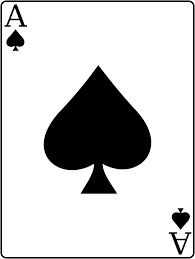
#> input picture assignment 9 - IP/IP8/IP8/spade.png, 195 x 259 px, found by its file name
$ jupyter execute 'assignment 9.ipynb'
#> lines starting #> are read from the running program, lines starting #| are printed output that depends on the picture; after the words box and inside, x2 and y2 are one past the last pixel; in counts of white or black regions, pixels touching at a corner belong together
# Assignment 9: Descriptors

[cell 1]
import numpy as np
import pandas as pd
import matplotlib.pyplot as plt
from PIL import Image
from skimage.filters import threshold_otsu
from skimage.color import rgb2gray
from skimage.measure import label, regionprops
from scipy import ndimage

### Descriptors
##### For the images spade ♠ (card_spade), club ♣ (card_club), heart ♥ (card_heart), and diamond ♦ (card_diamond), generate a table of features, to include the centroid, rectangular extent (width and height), area, perimeter, and circularity. You can use the *measure.label* and *measure.regionprops* functions from the skimage library.
##### Count automatically the number of each class in the image cards.
- ##### Design a system that can automatically classify different shapes (spade ♠, club ♣, heart ♥ and diamond ♦) in image (cards.bmp).

[cell 2]
#Load images
card_spade = Image.open("C:\\Users\\sofyc\\OneDrive\\Desktop\\UPEC\\Pattern recognition\\assignment 9 - IP\\IP8\\IP8\\spade.png")
#> card_spade is the input picture: PIL image 195x259 P; min 0, max 255, mean 205.4
card_club = Image.open("C:\\Users\\sofyc\\OneDrive\\Desktop\\UPEC\\Pattern recognition\\assignment 9 - IP\\IP8\\IP8\\club.png")
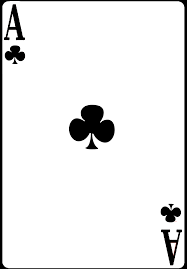
#> input picture assignment 9 - IP/IP8/IP8/club.png, 187 x 269 px, found by its file name
#> card_club is the input picture: PIL image 187x269 P; mean R, G, B 235.4, 235.4, 235.4
card_heart = Image.open("C:\\Users\\sofyc\\OneDrive\\Desktop\\UPEC\\Pattern recognition\\assignment 9 - IP\\IP8\\IP8\\heart.jpg")
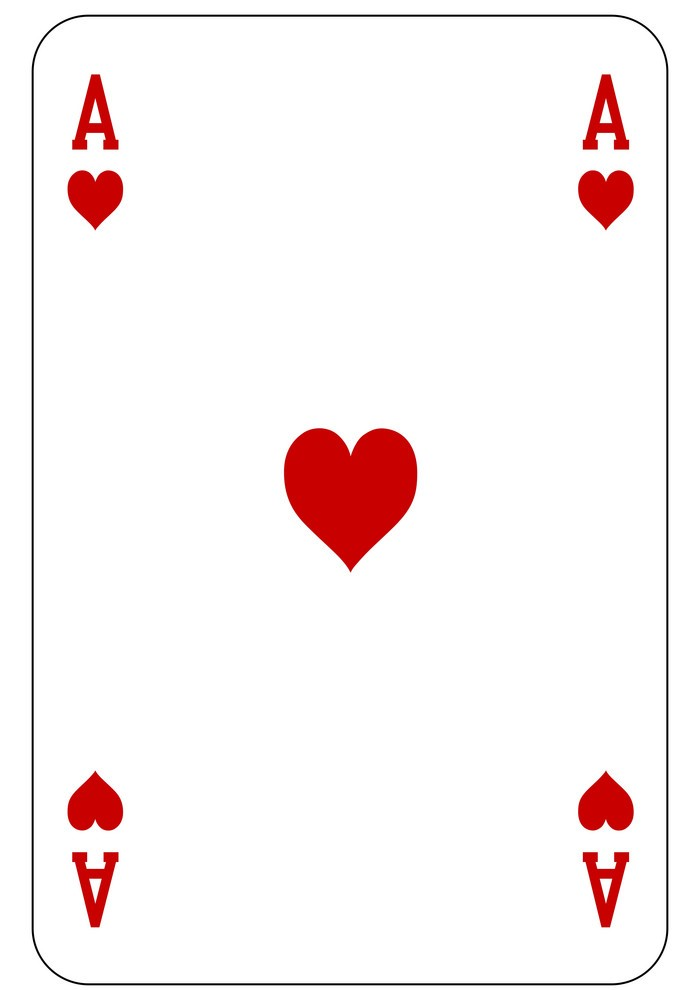
#> input picture assignment 9 - IP/IP8/IP8/heart.jpg, 700 x 990 px, found by its file name
#> card_heart is the input picture: PIL image 700x990 RGB; mean R, G, B 250.2, 242.1, 242.1
card_diamond = Image.open("C:\\Users\\sofyc\\OneDrive\\Desktop\\UPEC\\Pattern recognition\\assignment 9 - IP\\IP8\\IP8\\diamond.jpg")
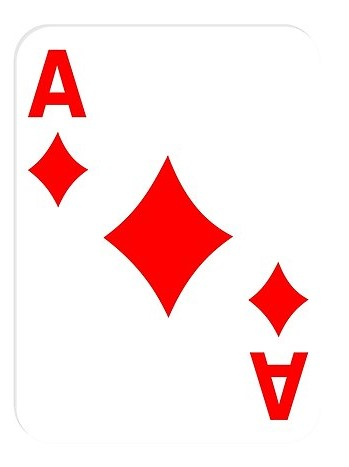
#> input picture assignment 9 - IP/IP8/IP8/diamond.jpg, 349 x 467 px, found by its file name
#> card_diamond is the input picture: PIL image 349x467 RGB; mean R, G, B 253, 229.6, 229.6
image_cards = Image.open("C:\\Users\\sofyc\\OneDrive\\Desktop\\UPEC\\Pattern recognition\\assignment 9 - IP\\IP8\\IP8\\cards.bmp")
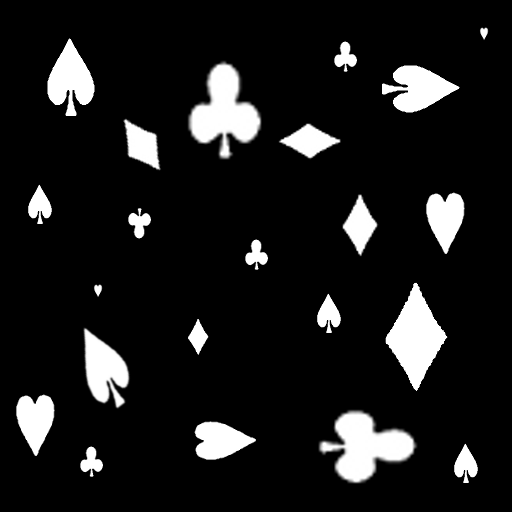
#> input picture assignment 9 - IP/IP8/IP8/cards.bmp, 512 x 512 px, found by its file name
#> image_cards is the input picture: PIL image 512x512 L; min 0, max 255, mean 26.9

#To array
card_spade_array = np.array(card_spade)
card_club_array = np.array(card_club)
card_heart_array = np.array(card_heart)
card_diamond_array = np.array(card_diamond)
image_array_cards = np.array(image_cards)

#Plot
fig, ax = plt.subplots(1, 5, figsize=(20, 5))

ax[0].imshow(card_spade)
ax[0].set_title("Card Spade image.")
ax[0].axis('off')

ax[1].imshow(card_club)
ax[1].set_title("Card Club image.")
ax[1].axis('off')

ax[2].imshow(card_heart)
ax[2].set_title("Card Heart image.")
ax[2].axis('off')

ax[3].imshow(card_diamond)
ax[3].set_title("Card Diamond image.")
ax[3].axis('off')

ax[4].imshow(image_cards, cmap='gray')
ax[4].set_title("Cards image.")
ax[4].axis('off')

plt.tight_layout()
plt.show()

[cell 3]
#Function for Otsu thresholding
def otsu_method(img):
    otsu_threshold = threshold_otsu(img)
    # Binarization based on Otsu’s method
    binary_image = (img > otsu_threshold).astype(np.uint8)
    return binary_image, otsu_threshold

#Function for Bradley-Roth Adaptive Thresholding
def faster_bradley_threshold(image, threshold=75, window_r=5):
    percentage = threshold / 100.0
    window_diam = 2 * window_r + 1
    img = np.array(image.convert('L')).astype(np.float32)  #Converting into grayscale
    means = ndimage.uniform_filter(img, window_diam)  #Calculate local mean
    result = np.zeros(img.shape, dtype=np.uint8)  #Empty binarized image
    result[img >= percentage * means] = 255  #Adaptative thresholding
    return result

#Converting to grayscale Heart and Diamond images
card_heart_gray = rgb2gray(card_heart_array)
card_diamond_gray = rgb2gray(card_diamond_array)

#Binarization of the images
binary_card_spade = faster_bradley_threshold(card_spade, threshold=30, window_r=55)
#> binary_card_spade: shape (259, 195); 81.8% white; 10 black regions (4 under 20 px), largest, box (x1, y1, x2, y2) and area: (44, 66, 151, 193) 7671, (1, 1, 194, 258) 896, (7, 30, 24, 51) 204, (172, 208, 190, 229) 201, (5, 5, 25, 26) 99, (171, 233, 191, 254) 97
binary_card_club = faster_bradley_threshold(card_club, threshold=10, window_r=15)
#> binary_card_club: shape (269, 187); 93.5% white; 10 black regions (4 under 20 px), largest, box (x1, y1, x2, y2) and area: (0, 0, 187, 269) 1303, (69, 105, 114, 149) 1144, (161, 230, 178, 265) 198, (8, 5, 25, 40) 194, (161, 207, 181, 222) 188, (5, 46, 25, 61) 187
binary_card_heart, otsu_threshold_heart = otsu_method(card_heart_gray)
#> in otsu_method, `otsu_threshold = threshold_otsu(img)`: otsu_threshold = 0.588
#> in otsu_method, `binary_image = (img > otsu_threshold).astype(np.uint8)`: binary_image: shape (990, 700); values 0 (black) and 1 (white), 94.9% white; 10 black regions, largest, box (x1, y1, x2, y2) and area: (284, 428, 417, 572) 13121, (32, 15, 668, 985) 6246, (578, 170, 634, 230) 2288
#> otsu_threshold_heart = 0.588
binary_card_diamond, otsu_threshold_diamond = otsu_method(card_diamond_gray)
#> in otsu_method (call 2), `binary_image = (img > otsu_threshold).astype(np.uint8)`: binary_image: shape (467, 349); values 0 (black) and 1 (white), 90.2% white; 5 black regions, box (x1, y1, x2, y2) and area: (104, 156, 233, 318) 8358, (250, 352, 308, 420) 2027, (28, 50, 86, 117) 2021, (249, 262, 308, 337) 1817, (28, 132, 88, 207) 1806
#> otsu_threshold_diamond = 0.607
binary_image_cards, otsu_threshold_cards = otsu_method(image_array_cards)
#> in otsu_method (call 3), `binary_image = (img > otsu_threshold).astype(np.uint8)`: binary_image: shape (512, 512); values 0 (black) and 1 (white), 10.6% white; 22 white regions, largest, box (x1, y1, x2, y2) and area: (189, 63, 261, 158) 3549, (320, 411, 415, 483) 3549, (386, 283, 447, 391) 3267
#> otsu_threshold_cards = 123

#Inversion
binary_card_spade = 1-binary_card_spade
binary_card_club = 1-binary_card_club
binary_card_diamond = 1-binary_card_diamond
binary_card_heart = 1-binary_card_heart
#> binary_card_heart: shape (990, 700); values 0 (black) and 1 (white), 5.1% white; 10 white regions

#Plot for check
fig, ax = plt.subplots(1, 5, figsize=(20, 5))

ax[0].imshow(binary_card_spade, cmap='gray')
ax[0].set_title("Binary Card Spade image.")
ax[0].axis('off')

ax[1].imshow(binary_card_club, cmap='gray')
ax[1].set_title("Binary Card Club image.")
ax[1].axis('off')

ax[2].imshow(binary_card_heart, cmap='gray')
ax[2].set_title("Binary Card Heart image.")
ax[2].axis('off')

ax[3].imshow(binary_card_diamond, cmap='gray')
ax[3].set_title("Binary Card Diamond image.")
ax[3].axis('off')

ax[4].imshow(binary_image_cards, cmap='gray')
ax[4].set_title("Binary Cards image.")
ax[4].axis('off')

plt.tight_layout()
plt.show()

[cell 4]
#Function to extract the characteristics of each object in an image
def analyze_regions(binary_img, title=""):
    #Labeling the regions in the binary image
#> called with title = 'card_spade'
    labeled_img = label(binary_img, connectivity=binary_img.ndim)
#> labeled_img: shape (259, 195) int64; 12 distinct labels, from 1 to 12
    props = regionprops(labeled_img)
#> props = 12 regions; largest, box (x1, y1, x2, y2) and area: (2, 2, 193, 257) 40414, (44, 66, 151, 193) 7671, (0, 0, 195, 259) 916, (1, 1, 194, 258) 896, (7, 30, 24, 51) 204

    #Creating a dataframe to store the properties of each region
    data_extrcted = []
    for region in props:
        minr, minc, maxr, maxc = region.bbox
        width = maxc - minc
        height = maxr - minr
        circularity = (4 * np.pi * region.area) / (region.perimeter ** 2) if region.perimeter > 0 else 0
        data_extrcted.append([
            region.label, region.centroid, width, height, region.area, region.perimeter, circularity, region.eccentricity, region.solidity
        ])
#> this loop made 12 passes
#> (minr, minc, maxr, maxc, width, height, circularity) on passes 1 to 12: (0, 0, 259, 195, 195, 259, 0.0137), (1, 1, 258, 194, 193, 257, 0.014), (2, 2, 257, 193, 191, 255, 0.172), (5, 5, 26, 25, 20, 21, 0.177), (25, 19, 27, 20, 1, 2, 0), (25, 26, 27, 27, 1, 2, 0), (30, 7, 51, 24, 17, 21, 0.623), (66, 44, 193, 151, 107, 127, 0.508), (208, 172, 229, 190, 18, 21, 0.68), (232, 169, 234, 170, 1, 2, 0), (233, 171, 254, 191, 20, 21, 0.178), (233, 176, 234, 177, 1, 1, 0)
#> after the loop, data_extrcted = 12 items

    df = pd.DataFrame(data_extrcted, columns=["Label", "Centroid", "Width", "Height", "Area", "Perimeter", "Circularity", "Eccentricity", "Solidity"])
#> df = table of 12 rows and 9 columns

    return df, labeled_img, props

#Analyzing the regions for each individual card
df_spade, img_spade, _ = analyze_regions(binary_card_spade, "card_spade")
#> df_spade = table of 12 rows and 9 columns
df_club, img_club, _ = analyze_regions(binary_card_club, "card_club")
#> call 2 of analyze_regions, with title = 'card_club'
#> in analyze_regions (call 2), `labeled_img = label(binary_img, connectivity=binary_img.ndim)`:
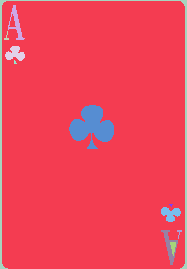
#> labeled_img: shape (269, 187) int64; 12 distinct labels, from 1 to 12; one colour per label, 0 black
#> in analyze_regions (call 2), `props = regionprops(labeled_img)`: props = 12 regions; largest, box (x1, y1, x2, y2) and area: (2, 1, 185, 269) 46989, (0, 0, 187, 269) 1303, (69, 105, 114, 149) 1144, (161, 230, 178, 265) 198, (8, 5, 25, 40) 194
#> the loop in analyze_regions (call 2), `for region in props:` made 12 passes
#> (minr, minc, maxr, maxc, width, height, circularity) on passes 1 to 12: (0, 0, 269, 187, 187, 269, 0.0102), (1, 2, 269, 185, 183, 268, 0.241), (5, 8, 40, 25, 17, 35, 0.186), (31, 4, 40, 9, 5, 9, 1.15), (46, 5, 61, 25, 20, 15, 0.469), (60, 14, 64, 17, 3, 4, 1.83), (105, 69, 149, 114, 45, 44, 0.342), (204, 169, 207, 173, 4, 3, 2.01), (207, 161, 222, 181, 20, 15, 0.483), (230, 161, 265, 178, 17, 35, 0.188), (230, 177, 239, 182, 5, 9, 1.15), (242, 170, 256, 176, 6, 14, 0.739)
#> df_club = table of 12 rows and 9 columns
df_heart, img_heart, _ = analyze_regions(binary_card_heart, "card_heart")
#> call 3 of analyze_regions, with title = 'card_heart'
#> in analyze_regions (call 3), `labeled_img = label(binary_img, connectivity=binary_img.ndim)`:
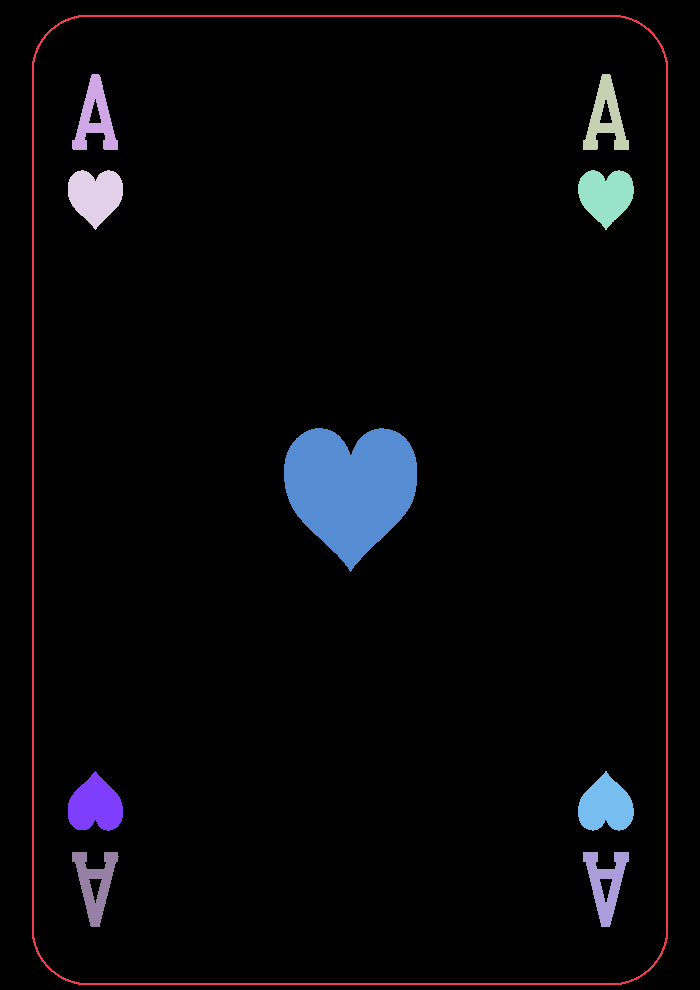
#> labeled_img: shape (990, 700) int64; 11 distinct labels, from 0 to 10; one colour per label, 0 black
#> in analyze_regions (call 3), `props = regionprops(labeled_img)`: props = 10 regions; largest, box (x1, y1, x2, y2) and area: (284, 428, 417, 572) 13121, (32, 15, 668, 985) 6246, (578, 170, 634, 230) 2288, (578, 771, 634, 831) 2287, (68, 170, 123, 230) 2276
#> the loop in analyze_regions (call 3), `for region in props:` made 10 passes
#> (minr, minc, maxr, maxc, width, height, circularity) on passes 1 to 10: (15, 32, 985, 668, 636, 970, 0.00212), (74, 72, 150, 118, 46, 76, 0.197), (74, 583, 150, 629, 46, 76, 0.197), (170, 68, 230, 123, 55, 60, 0.741), (170, 578, 230, 634, 56, 60, 0.729), (428, 284, 572, 417, 133, 144, 0.714), (771, 68, 831, 123, 55, 60, 0.747), (771, 578, 831, 634, 56, 60, 0.737), (852, 72, 927, 119, 47, 75, 0.194), (852, 583, 927, 629, 46, 75, 0.196)
#> after the loop in analyze_regions (call 3), `for region in props:`: data_extrcted = 10 items
#> in analyze_regions (call 3), `df = pd.DataFrame(data_extrcted, columns=["Label", "Centroid", "Width"..`: df = table of 10 rows and 9 columns
#> df_heart = table of 10 rows and 9 columns
df_diamond, img_diamond, _ = analyze_regions(binary_card_diamond, "card_diamond")
#> call 4 of analyze_regions, with title = 'card_diamond'
#> in analyze_regions (call 4), `labeled_img = label(binary_img, connectivity=binary_img.ndim)`:
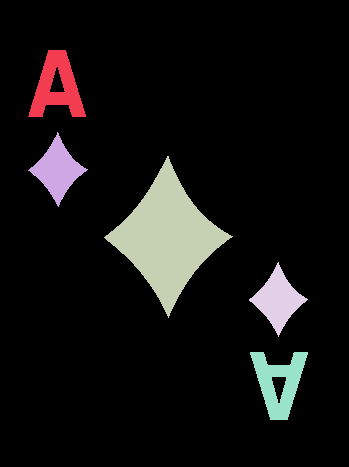
#> labeled_img: shape (467, 349) int64; 6 distinct labels, from 0 to 5; one colour per label, 0 black
#> in analyze_regions (call 4), `props = regionprops(labeled_img)`: props = 5 regions; box (x1, y1, x2, y2) and area: (104, 156, 233, 318) 8358, (250, 352, 308, 420) 2027, (28, 50, 86, 117) 2021, (249, 262, 308, 337) 1817, (28, 132, 88, 207) 1806
#> the loop in analyze_regions (call 4), `for region in props:` made 5 passes
#> (minr, minc, maxr, maxc, width, height, circularity) on passes 1 to 5: (50, 28, 117, 86, 58, 67, 0.256), (132, 28, 207, 88, 60, 75, 0.57), (156, 104, 318, 233, 129, 162, 0.554), (262, 249, 337, 308, 59, 75, 0.59), (352, 250, 420, 308, 58, 68, 0.25)
#> after the loop in analyze_regions (call 4), `for region in props:`: data_extrcted = 5 items
#> in analyze_regions (call 4), `df = pd.DataFrame(data_extrcted, columns=["Label", "Centroid", "Width"..`: df = table of 5 rows and 9 columns
#> df_diamond = table of 5 rows and 9 columns
df_cards, img_cards, props_cards = analyze_regions(binary_image_cards, "image_cards")
#> in analyze_regions (call 5), `labeled_img = label(binary_img, connectivity=binary_img.ndim)`:
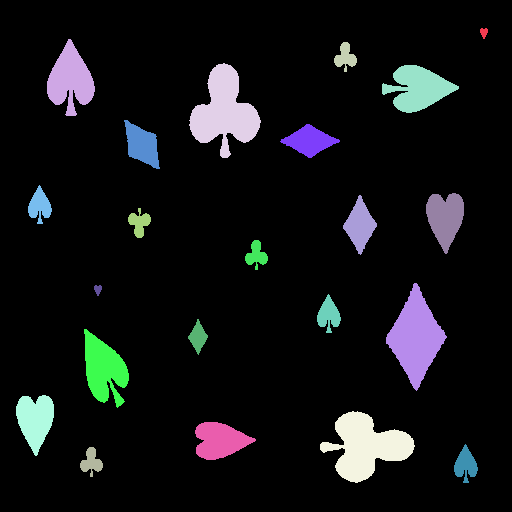
#> labeled_img: shape (512, 512) int64; 23 distinct labels, from 0 to 22; one colour per label, 0 black
#> in analyze_regions (call 5), `props = regionprops(labeled_img)`: props = 22 regions; largest, box (x1, y1, x2, y2) and area: (189, 63, 261, 158) 3549, (320, 411, 415, 483) 3549, (386, 283, 447, 391) 3267, (47, 39, 95, 116) 2122, (382, 65, 459, 113) 2122
#> the loop in analyze_regions (call 5), `for region in props:` made 22 passes
#> (minr, minc, maxr, maxc, width, height, circularity) on passes 1 to 12: (28, 480, 39, 488, 8, 11, 0.853), (39, 47, 116, 95, 48, 77, 0.366), (42, 334, 72, 357, 23, 30, 0.456), (63, 189, 158, 261, 72, 95, 0.39), (65, 382, 113, 459, 77, 48, 0.366), (120, 124, 169, 160, 36, 49, 0.601), (124, 280, 158, 340, 60, 34, 0.598), (185, 28, 224, 52, 24, 39, 0.38), (193, 426, 254, 464, 38, 61, 0.625), (195, 343, 255, 377, 34, 60, 0.598), (208, 128, 238, 151, 23, 30, 0.456), (240, 245, 270, 268, 23, 30, 0.456)
#> after the loop in analyze_regions (call 5), `for region in props:`: data_extrcted = 22 items
#> in analyze_regions (call 5), `df = pd.DataFrame(data_extrcted, columns=["Label", "Centroid", "Width"..`: df = table of 22 rows and 9 columns
#> df_cards = table of 22 rows and 9 columns; props_cards has the same summary as props in analyze_regions

#Plot
fig, ax = plt.subplots(1, 5, figsize=(22, 15))
images = [img_spade, img_club, img_heart, img_diamond, img_cards]
titles = ["card_spade", "card_club", "card_heart", "card_diamond", "image_cards"]

#Function to plot all images in a single row
def plot_labeled_image(ax, img, title, df):
    ax.imshow(img, cmap='nipy_spectral')
    ax.set_title(title)
    ax.axis('off')

    #Plot centroids with labels
    for _, row in df.iterrows():
        centroid = row["Centroid"]
        ax.scatter(centroid[1], centroid[0], color='none', s=50, marker='x')
        ax.text(centroid[1], centroid[0], str(row["Label"]),
                color='white', fontsize=14, ha='center', va='center',
                bbox=dict(facecolor='none', edgecolor='none'))

#Application of the function to each subplot
for i in range(5):
    plot_labeled_image(ax[i], images[i], titles[i], eval(f'df_{titles[i].split("_")[1]}'))

plt.tight_layout()
plt.show()
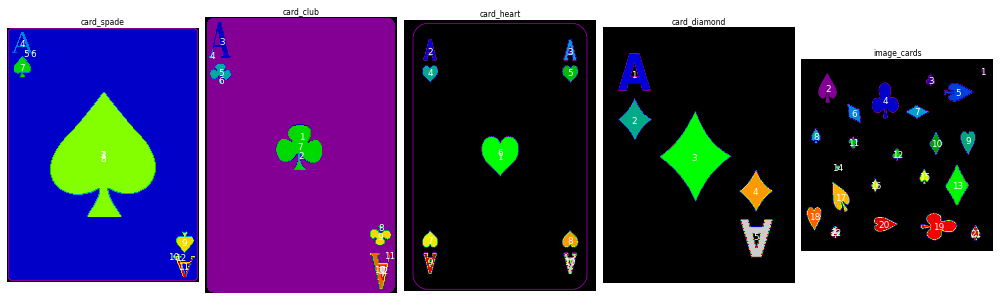
#> figure drawn by matplotlib, 5 panels

[cell 5]
df_spade  #interested labels: 1,2,3,7,8,9
#> Out = table of 12 rows and 9 columns

[cell 6]
df_club #interested labels: 5,7,9
#> Out = table of 12 rows and 9 columns

[cell 7]
df_heart #interested labels: 4,5,6,7,8
#> Out = table of 10 rows and 9 columns

[cell 8]
df_diamond #interested labels: 2,3,4
#> Out = table of 5 rows and 9 columns

[cell 9]
df_cards
#> Out = table of 22 rows and 9 columns
#labels spade: 2,5,8,15,17,21
#labels club: 3,4,11,12,19,22
#labels heart: 1,9,14,18,20
#labels diamond: 6,7,10,13,16

[cell 10]
#Function to classify the symbols' labels
def classify_label(region):
    #Club classification
    if 0.77 <= region.solidity <= 0.81:
        #range taken from cards and club
        return "Club"

    #Hheart classification
    if 0.88 <= region.solidity <= 0.95 and (0.73 <= region.eccentricity <= 0.76 or 0.66 <= region.eccentricity <= 0.68):
       #range taken from cards and heart    #range taken from cards (bigger heart)    #range taken from cards and heart (smaller heart)
        return "Heart"

    #Spade classification
    elif 0.82 <= region.solidity <= 0.89: #range taken from cards and spade
        return "Spade"

    #Diamond classification
    else: #remaining symbols
        return "Diamond"

#Classify each region based on its properties
df_cards["Symbol"] = df_cards.apply(lambda row: classify_label(props_cards[int(row["Label"]) - 1]), axis=1)

#Count the occurrences
symbol_counts = df_cards["Symbol"].value_counts().reset_index().rename(columns={"index": "Symbol", "Symbol": "Count"})
#> symbol_counts = table of 4 rows and 2 columns

#Display the card with bounding boxes and labels
fig, ax = plt.subplots(figsize=(6, 8))
ax.imshow(binary_image_cards, cmap='gray')
ax.set_title("Symbol recognition in Cards image.")
ax.axis('off')

#Draw bounding boxes and labels for each detected prop
for region in props_cards:
    minr, minc, maxr, maxc = region.bbox
    rect = plt.Rectangle((minc, minr), maxc - minc, maxr - minr, fill=False, edgecolor='dodgerblue', linewidth=2)
    ax.add_patch(rect)
    ax.text(minc, minr, classify_label(region), bbox=dict(facecolor='lightblue', alpha=0.6), fontsize=8, color='black')
#> this loop made 22 passes
#> (minr, minc, maxr, maxc) on passes 1 to 12: (28, 480, 39, 488), (39, 47, 116, 95), (42, 334, 72, 357), (63, 189, 158, 261), (65, 382, 113, 459), (120, 124, 169, 160), (124, 280, 158, 340), (185, 28, 224, 52), (193, 426, 254, 464), (195, 343, 255, 377), (208, 128, 238, 151), (240, 245, 270, 268)

plt.show()
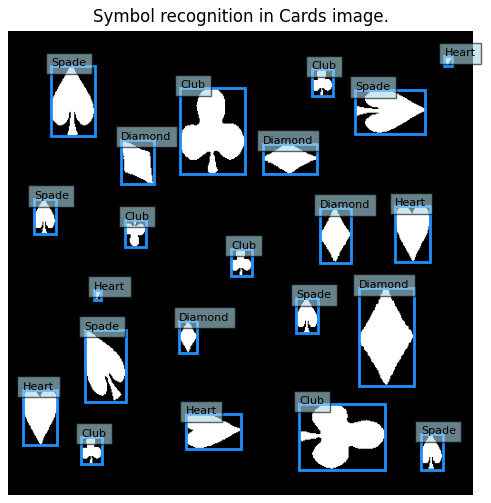
#> figure drawn by matplotlib, 1 panel

[cell 11]
#Take a look
symbol_counts
#> Out = table of 4 rows and 2 columns
